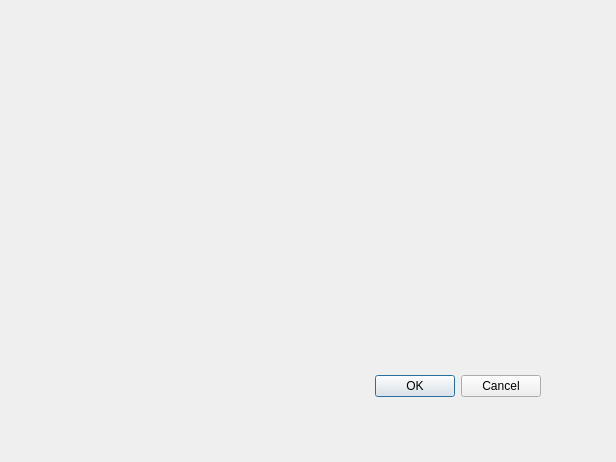
<?xml version="1.0" encoding="UTF-8"?>
<ui version="4.0">
 <class>PlusKniha</class>
 <widget class="QDialog" name="PlusKniha">
  <property name="geometry">
   <rect>
    <x>0</x>
    <y>0</y>
    <width>616</width>
    <height>462</height>
   </rect>
  </property>
  <property name="windowTitle">
   <string>Dialog</string>
  </property>
  <widget class="QDialogButtonBox" name="buttonBox">
   <property name="geometry">
    <rect>
     <x>200</x>
     <y>370</y>
     <width>341</width>
     <height>32</height>
    </rect>
   </property>
   <property name="orientation">
    <enum>Qt::Horizontal</enum>
   </property>
   <property name="standardButtons">
    <set>QDialogButtonBox::Cancel|QDialogButtonBox::Ok</set>
   </property>
  </widget>
 </widget>
 <resources/>
 <connections>
  <connection>
   <sender>buttonBox</sender>
   <signal>accepted()</signal>
   <receiver>PlusKniha</receiver>
   <slot>accept()</slot>
   <hints>
    <hint type="sourcelabel">
     <x>248</x>
     <y>254</y>
    </hint>
    <hint type="destinationlabel">
     <x>157</x>
     <y>274</y>
    </hint>
   </hints>
  </connection>
  <connection>
   <sender>buttonBox</sender>
   <signal>rejected()</signal>
   <receiver>PlusKniha</receiver>
   <slot>reject()</slot>
   <hints>
    <hint type="sourcelabel">
     <x>316</x>
     <y>260</y>
    </hint>
    <hint type="destinationlabel">
     <x>286</x>
     <y>274</y>
    </hint>
   </hints>
  </connection>
 </connections>
</ui>
